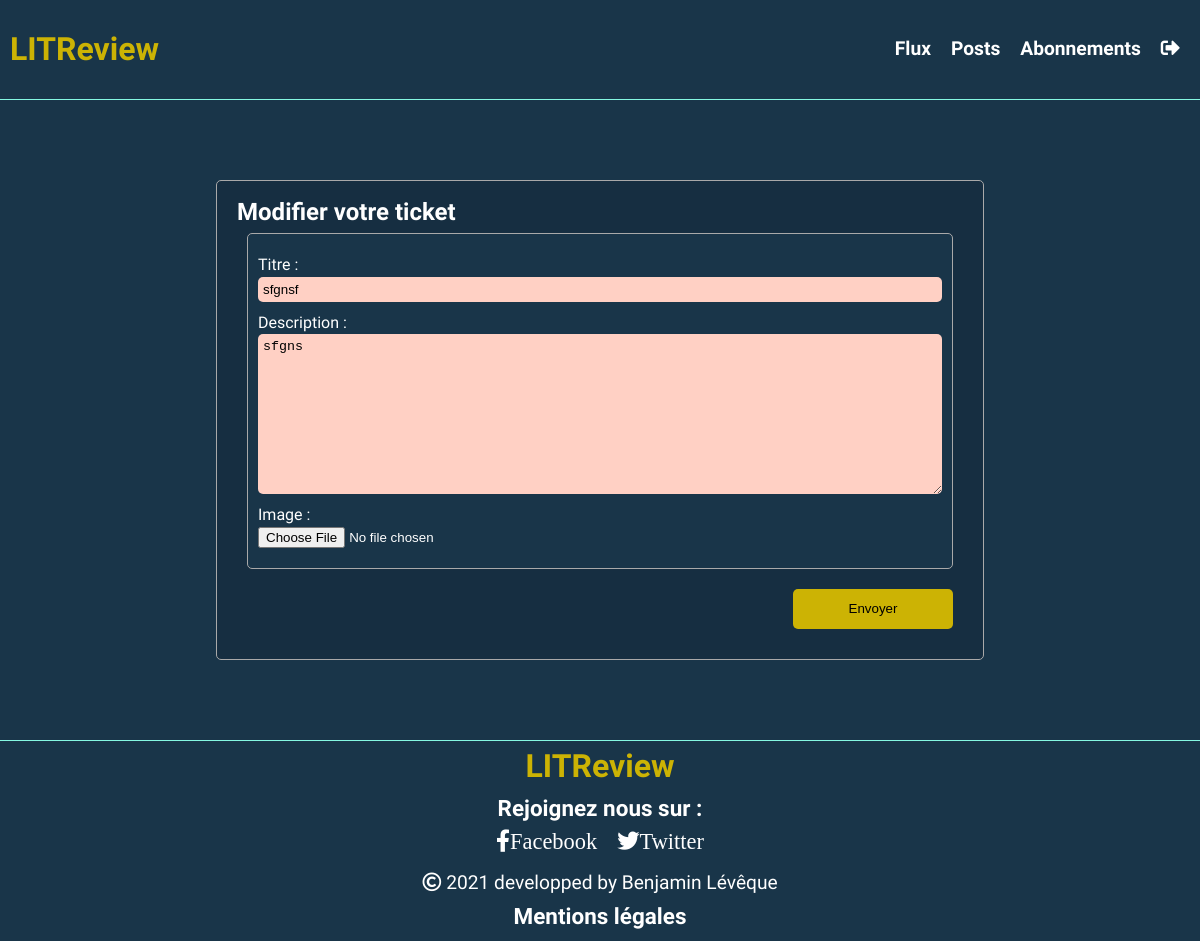
The app's page /ticket/5/edit/ (signed in), older data.
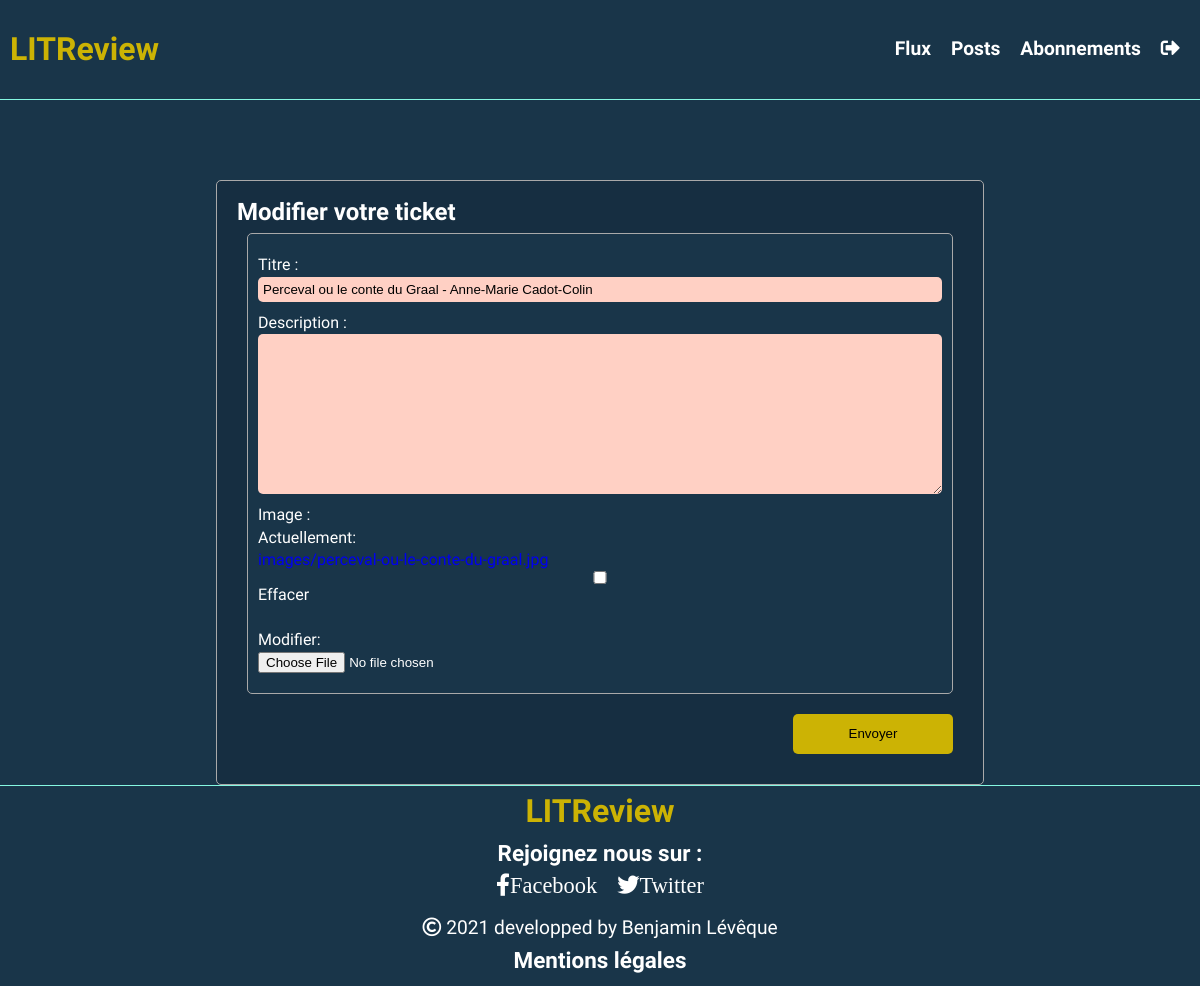
The same page, newer data.
### reviews/models.py (models this page shows, shortened)
class Ticket(models.Model):
    title = models.CharField(max_length=128, verbose_name="Titre")
    description = models.TextField(max_length=2048, blank=True)
    user = models.ForeignKey(to=CustomUserModel, on_delete=models.CASCADE)
    image = models.ImageField(null=True, blank=True, upload_to="images/")
    time_created = models.DateTimeField(auto_now_add=True)
    response = models.BooleanField(default=False)
    his_review = models.BooleanField(default=False)
    class Meta:
        ordering = ["-time_created"]
        verbose_name = "Ticket"

### reviews/views.py (the view)
# urls.py: path('ticket/<int:pk>/edit/', TicketUpdateView.as_view(), name='update-ticket'),
class TicketUpdateView(LoginRequiredMixin, UpdateView):
    model = Ticket
    form_class = CustomTicketForm
    template_name = "reviews/ticket_update.html"
    success_url = reverse_lazy("flux:posts")

### reviews/forms.py
class CustomTicketForm(forms.ModelForm):
    class Meta:
        model = Ticket
        fields = ["title", "description", "image", ]

### reviews/templates/reviews/ticket_update.html (shortened to what this page needs)
{% extends 'base.html' %}
{% block navigation %}
{% include "reviews/nav.html" %}
{% endblock %}
{% block content %}
<div class="update-ticket-container">
    <h2>Modifier votre ticket</h2>
    <form method="POST" enctype="multipart/form-data">
        <div class="ticket-form">
            {{ form.as_p }}
        </div>
        <div class="ticket_btn-container">
            <input class="envoyer-btn" type="submit" value="Envoyer">
        </div>
    </form>
</div>
{% endblock %}

Row changes from the older to the newer data that the page shows:
changed Ticket: title "sfgnsf" → "Perceval ou le conte du Graal - Anne-Marie Cadot-Colin"; description "sfgns" → (not shown)
Text that changed along with them:
form field as_p: (not shown) → "☐"
text no longer shown: "Titre : Description : Image :"
text now shown: "Titre : Description : Image : Actuellement: images/perceval-ou-le-conte-du-graal.jpg Effacer Modifier:"
